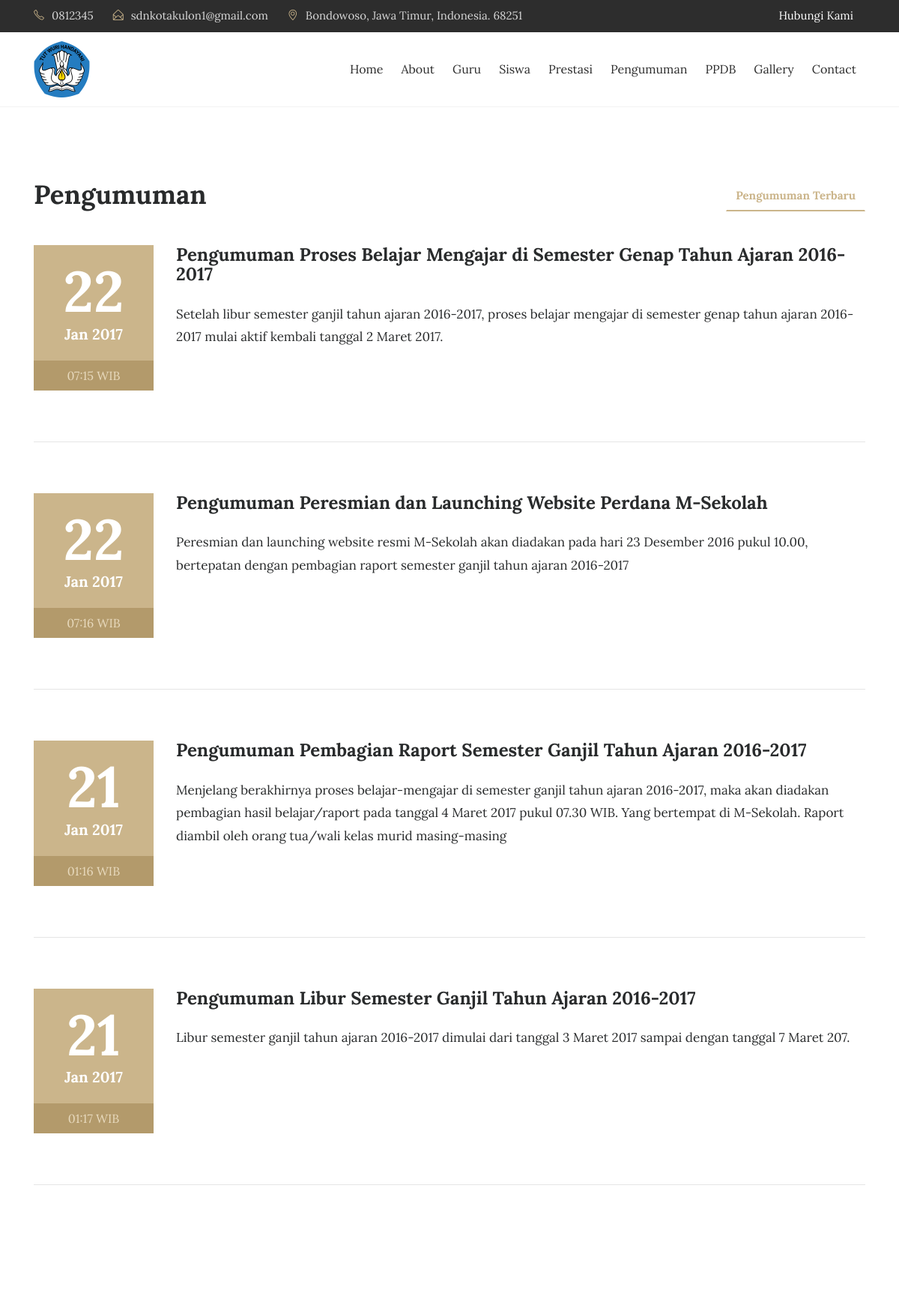
Before: /index.php/pengumuman (upper part) with the older database file.
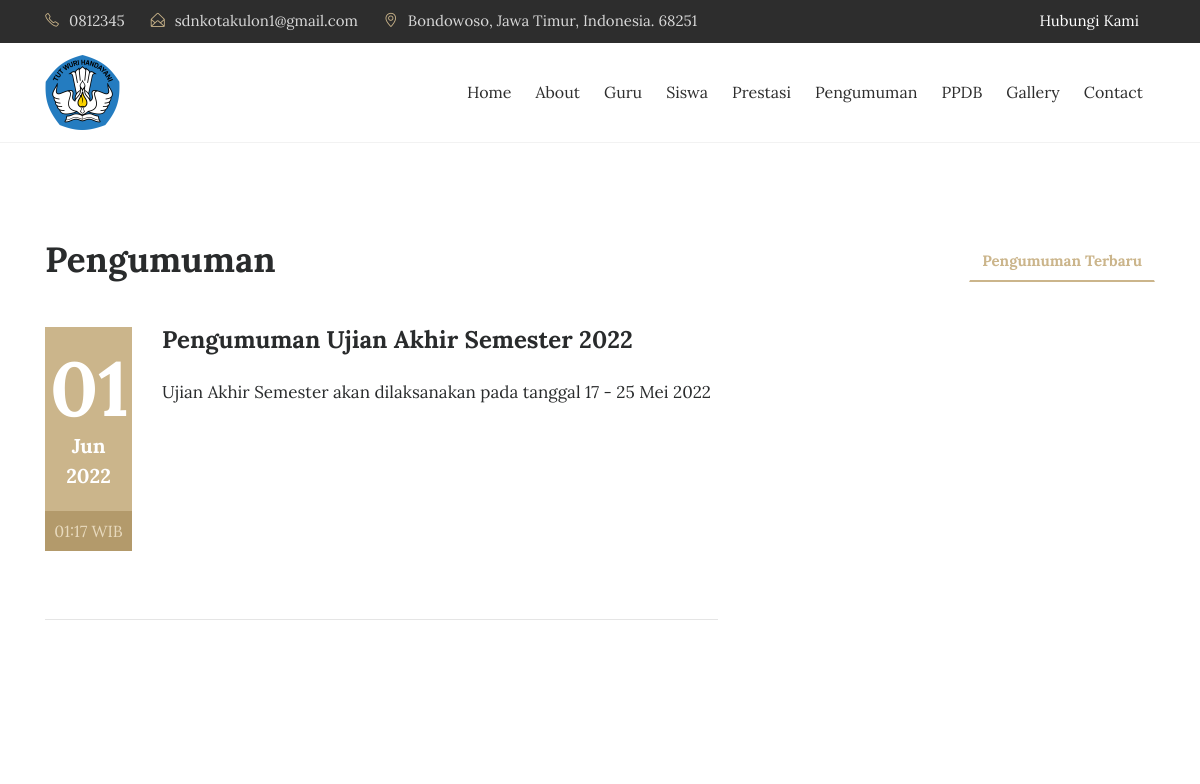
After: the same page with the newer database file.
### tables this page shows
CREATE TABLE `tbl_pengumuman` (
  `pengumuman_id` int(11) NOT NULL,
  `pengumuman_judul` varchar(150) DEFAULT NULL,
  `pengumuman_deskripsi` text DEFAULT NULL,
  `pengumuman_tanggal` timestamp NULL DEFAULT current_timestamp(),
  `pengumuman_author` varchar(60) DEFAULT NULL
);

### application/controllers/Pengumuman.php (called while the page is built, shortened)
<?php
class Pengumuman extends CI_Controller{
	function __construct(){
		$this->load->model('m_pengumuman');
		$this->load->model('m_pengunjung');
	}
	function index(){
		$jum=$this->m_pengumuman->pengumuman();
        $page=$this->uri->segment(3);
        if(!$page):
            $offset = 0;
        else:
            $offset = $page;
        endif;
        $limit=7;
        $config['base_url'] = base_url() . 'pengumuman/index/';
            $config['total_rows'] = $jum->num_rows();
            $config['per_page'] = $limit;
            $config['uri_segment'] = 3;
	          $config['full_tag_open']    = '<div class="pagging text-center"><nav><ul class="pagination justify-content-center">';
	          $config['full_tag_close']   = '</ul></nav></div>';
	          $config['num_tag_open']     = '<li class="page-item"><span class="page-link">';
	          $config['num_tag_close']    = '</span></li>';
	          $config['cur_tag_open']     = '<li class="page-item"><span class="page-link">';
	          $config['cur_tag_close']    = '<span class="sr-only">(current)</span></span></li>';
	          $config['next_tag_open']    = '<li class="page-item"><span class="page-link">';
	          $config['next_tagl_close']  = '<span aria-hidden="true">&raquo;</span></span></li>';
	          $config['prev_tag_open']    = '<li class="page-item"><span class="page-link">';
	          $config['prev_tagl_close']  = '</span>Next</li>';
	          $config['first_tag_open']   = '<li class="page-item"><span class="page-link">';
	          $config['first_tagl_close'] = '</span></li>';
	          $config['last_tag_open']    = '<li class="page-item"><span class="page-link">';
	          $config['last_tagl_close']  = '</span></li>';
            $config['first_link'] = 'Awal';
            $config['last_link'] = 'Akhir';
            $config['next_link'] = 'Next >>';
            $config['prev_link'] = '<< Prev';
            $this->pagination->initialize($config);
            $x['page'] =$this->pagination->create_links();
						$x['data']=$this->m_pengumuman->pengumuman_perpage($offset,$limit);
						$this->load->view('depan/v_pengumuman',$x);
	}
}

### index.php (called while the page is built, shortened)
<?php
require_once BASEPATH.'core/CodeIgniter.php';

### application/models/M_pengumuman.php (called while the page is built, shortened)
<?php
class M_pengumuman extends CI_Model{
	function pengumuman_perpage($offset,$limit){
		$hsl=$this->db->query("SELECT pengumuman_id,pengumuman_judul,pengumuman_deskripsi,pengumuman_tanggal,DATE_FORMAT(pengumuman_tanggal,'%d/%m/%Y') AS tanggal,pengumuman_author FROM tbl_pengumuman ORDER BY pengumuman_id DESC limit $offset,$limit");
		return $hsl;
	}
}

### application/views/depan/v_pengumuman.php (the view, shortened to what this page needs)
<!DOCTYPE html>
<html lang="en">
<head>
    <link rel="stylesheet" href="<?php echo base_url().'theme/css/bootstrap.min.css'?>">
    <link rel="stylesheet" href="<?php echo base_url().'theme/css/font-awesome.min.css'?>">
    <link rel="stylesheet" href="<?php echo base_url().'theme/css/simple-line-icons.css'?>">
    <link rel="stylesheet" href="<?php echo base_url().'theme/css/fullcalendar.min.css'?>" />
    <link rel="stylesheet" href="<?php echo base_url().'theme/css/owl.carousel.min.css'?>">
    <link href="<?php echo base_url().'theme/css/style.css'?>" rel="stylesheet">
</head>
<body>
  <div class="header-topbar">
      <div class="container">
          <div class="row">
              <div class="col-xs-6 col-sm-8 col-md-9">
                  <div class="header-top_address">
                      <div class="header-top_list">
                            <span class="icon-phone"></span>0812345
                        </div>
                        <div class="header-top_list">
                            <span class="icon-envelope-open"></span>sdnkotakulon1@gmail.com
                        </div>
                        <div class="header-top_list">
                            <span class="icon-location-pin"></span>Bondowoso, Jawa Timur, Indonesia. 68251
                      </div>
                  </div>
              </div>
              <div class="col-xs-6 col-sm-4 col-md-3">
                  <div class="header-top_login mr-sm-3">
                      <a href="<?php echo site_url('contact');?>">Hubungi Kami</a>
                  </div>
              </div>
          </div>
      </div>
  </div>
  <div data-toggle="affix" style="border-bottom:solid 1px #f2f2f2;">
      <div class="container nav-menu2">
          <div class="row">
              <div class="col-md-12">
                  <nav class="navbar navbar2 navbar-toggleable-md navbar-light bg-faded">
                      <a href="<?php echo site_url('');?>" class="navbar-brand nav-brand2"><img class="img img-responsive" width="75px;" src="<?php echo base_url().'theme/images/logo.png'?>"></a>
                      <div class="collapse navbar-collapse justify-content-end" id="navbarNavDropdown">
                          <ul class="navbar-nav">
                              <li class="nav-item">
                                  <a class="nav-link" href="<?php echo site_url('');?>">Home</a>
                              </li>
                              <li class="nav-item">
                                  <a class="nav-link" href="<?php echo site_url('about');?>">About</a>
                              </li>
                              <li class="nav-item">
                                  <a class="nav-link" href="<?php echo site_url('guru');?>">Guru</a>
                              </li>
                              <li class="nav-item">
                                  <a class="nav-link" href="<?php echo site_url('siswa');?>">Siswa</a>
                              </li>
                              <li class="nav-item">
                                  <a class="nav-link" href="<?php echo site_url('blog');?>">Prestasi</a>
                              </li>
                              <li class="nav-item">
                                  <a class="nav-link" href="<?php echo site_url('pengumuman');?>">Pengumuman</a>
                              </li>
                              <li class="nav-item">
                                  <a class="nav-link" href="<?php echo site_url('download');?>">PPDB</a>
                              </li>
                              <li class="nav-item">
                                  <a class="nav-link" href="<?php echo site_url('galeri');?>">Gallery</a>
                              </li>
                              <li class="nav-item">
                                <a class="nav-link" href="<?php echo site_url('contact');?>">Contact</a>
                              </li>
                        </ul>
                  </div>
                </nav>
              </div>
            </div>
          </div>
        </div>
<section class="events">
    <div class="container">
        <div class="row">
            <div class="col-md-4">
                <h2 class="event-title">Pengumuman</h2>
            </div>
            <div class="col-md-8">
                <ul class="nav nav-tabs" role="tablist">
                    <li class="nav-item nav-tab1">
                        <a class="nav-link tab-list active" data-toggle="tab" href="#upcoming-events" role="tab">Pengumuman Terbaru </a>
                    </li>
                </ul>
            </div>
        </div>
        <br>
        <div class="row">
            <div class="tab-content">
                <div class="tab-pane active" id="upcoming-events" role="tabpanel">
                  <?php foreach($data->result() as $row):?>
                    <div class="col-md-12">
                        <div class="row">
                            <div class="col-md-2">
                                <div class="event-date">
                                    <h4><?php echo date("d", strtotime($row->pengumuman_tanggal));?></h4> <span><?php echo date("M Y", strtotime($row->pengumuman_tanggal));?></span>
                                </div>
                                <span class="event-time"><?php echo date("H:i", strtotime($row->pengumuman_tanggal)).' WIB';?></span>
                            </div>
                            <div class="col-md-10">
                                <div class="event-heading">
                                    <h3><?php echo $row->pengumuman_judul;?></h3>
                                    <p><?php echo $row->pengumuman_deskripsi;?></p>
                                </div>
                          </div>
                      </div>
                      <hr class="event-underline">
                  </div>
                <?php endforeach;?>
      <div class="col-md-12 text-center">
    </div>
</div>
</div>
</div>
</div>
</section>
    </body>
    </html>

Changed rows visible on the page:
removed tbl_pengumuman: pengumuman_tanggal "22", pengumuman_tanggal "Jan 2017", pengumuman_tanggal "07:15", pengumuman_judul "Pengumuman Proses Belajar Mengajar di Semester Genap Tahun Ajaran 2016-2017", pengumuman_deskripsi "Setelah libur semester ganjil tahun ajaran 2016-2017, proses belajar mengajar di semester genap tahun ajaran 2016-2017 mulai aktif kembali tanggal 2 Maret 2017."
removed tbl_pengumuman: pengumuman_tanggal "22", pengumuman_tanggal "Jan 2017", pengumuman_tanggal "07:16", pengumuman_judul "Pengumuman Peresmian dan Launching Website Perdana M-Sekolah", pengumuman_deskripsi "Peresmian dan launching website resmi M-Sekolah akan diadakan pada hari 23 Desember 2016 pukul 10.00, bertepatan dengan pembagian raport semester ganjil tahun ajaran 2016-2017"
removed tbl_pengumuman: pengumuman_tanggal "21", pengumuman_tanggal "Jan 2017", pengumuman_tanggal "01:16", pengumuman_judul "Pengumuman Pembagian Raport Semester Ganjil Tahun Ajaran 2016-2017", pengumuman_deskripsi "Menjelang berakhirnya proses belajar-mengajar di semester ganjil tahun ajaran 2016-2017, maka akan diadakan pembagian hasil belajar/raport pada tanggal 4 Maret 2017 pukul 07.30 WIB. Yang bertempat di M-Sekolah. Raport diambil oleh orang tua/wali kelas murid masing-masing"
removed tbl_pengumuman: pengumuman_tanggal "21", pengumuman_tanggal "Jan 2017", pengumuman_tanggal "01:17", pengumuman_judul "Pengumuman Libur Semester Ganjil Tahun Ajaran 2016-2017", pengumuman_deskripsi "Libur semester ganjil tahun ajaran 2016-2017 dimulai dari tanggal 3 Maret 2017 sampai dengan tanggal 7 Maret 207."
added tbl_pengumuman: pengumuman_tanggal "01", pengumuman_tanggal "Jun 2022", pengumuman_tanggal "01:17", pengumuman_judul "Pengumuman Ujian Akhir Semester 2022", pengumuman_deskripsi "Ujian Akhir Semester akan dilaksanakan pada tanggal 17 - 25 Mei 2022"
